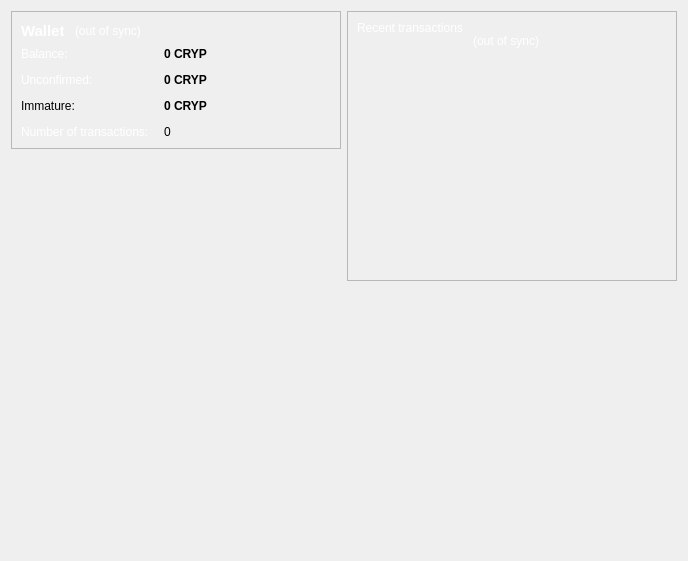
<?xml version="1.0" encoding="UTF-8"?>
<ui version="4.0">
 <class>OverviewPage</class>
 <widget class="QWidget" name="OverviewPage">
  <property name="geometry">
   <rect>
    <x>0</x>
    <y>0</y>
    <width>688</width>
    <height>561</height>
   </rect>
  </property>
  <property name="windowTitle">
   <string>Form</string>
  </property>
  <layout class="QHBoxLayout" name="horizontalLayout" stretch="1,1">
border: 1px solid #ffffff;
   <item>
    <layout class="QVBoxLayout" name="verticalLayout_2">
border: 1px solid #ffffff;
     <item>
      <widget class="QFrame" name="frame">
       <property name="frameShape">
        <enum>QFrame::StyledPanel</enum>
border: 1px solid #ffffff;
       </property>
       <property name="frameShadow">
        <enum>QFrame::Raised</enum>
       </property>
       <layout class="QVBoxLayout" name="verticalLayout_4">
        <item>
         <layout class="QHBoxLayout" name="horizontalLayout_4">
          <item>
           <widget class="QLabel" name="label_5">
            <property name="font">
             <font>
              <pointsize>11</pointsize>
              <weight>75</weight>
              <bold>true</bold>
             </font>
            </property>
            <property name="text">
             <string>&lt;html&gt;&lt;head/&gt;&lt;body&gt;&lt;p&gt;&lt;span style=&quot; color:#ffffff;&quot;&gt;Wallet &lt;/span&gt;&lt;/p&gt;&lt;/body&gt;&lt;/html&gt;</string>
            </property>
           </widget>
          </item>
          <item>
           <widget class="QLabel" name="labelWalletStatus">
            <property name="toolTip">
             <string>The displayed information may be out of date. Your wallet automatically synchronizes with the CrypticCoin network after a connection is established, but this process has not completed yet.</string>
            </property>
            <property name="styleSheet">
             <string notr="true">QLabel { color: white; }</string>
            </property>
            <property name="text">
             <string notr="true">(out of sync)</string>
            </property>
            <property name="alignment">
             <set>Qt::AlignLeading|Qt::AlignLeft|Qt::AlignVCenter</set>
            </property>
           </widget>
          </item>
          <item>
           <spacer name="horizontalSpacer_2">
            <property name="orientation">
             <enum>Qt::Horizontal</enum>
            </property>
            <property name="sizeHint" stdset="0">
             <size>
              <width>40</width>
              <height>20</height>
             </size>
            </property>
           </spacer>
          </item>
         </layout>
        </item>
        <item>
         <layout class="QFormLayout" name="formLayout_2">
          <property name="fieldGrowthPolicy">
           <enum>QFormLayout::AllNonFixedFieldsGrow</enum>
          </property>
          <property name="horizontalSpacing">
           <number>12</number>
          </property>
          <property name="verticalSpacing">
           <number>12</number>
          </property>
          <item row="0" column="0">
           <widget class="QLabel" name="label">
            <property name="text">
             <string>&lt;html&gt;&lt;head/&gt;&lt;body&gt;&lt;p&gt;&lt;span style=&quot; color:#ffffff;&quot;&gt;Balance: &lt;/span&gt;&lt;/p&gt;&lt;/body&gt;&lt;/html&gt;</string>
            </property>
           </widget>
          </item>
          <item row="0" column="1">
           <widget class="QLabel" name="labelBalance">
            <property name="font">
             <font>
              <weight>75</weight>
              <bold>true</bold>
             </font>
            </property>
            <property name="cursor">
             <cursorShape>IBeamCursor</cursorShape>
            </property>
            <property name="toolTip">
             <string>Your current balance</string>
            </property>
            <property name="text">
             <string notr="true">0 CRYP</string>
            </property>
            <property name="textInteractionFlags">
             <set>Qt::LinksAccessibleByMouse|Qt::TextSelectableByKeyboard|Qt::TextSelectableByMouse</set>
            </property>
           </widget>
          </item>
          <item row="1" column="0">
           <widget class="QLabel" name="label_3">
            <property name="text">
             <string>&lt;html&gt;&lt;head/&gt;&lt;body&gt;&lt;p&gt;&lt;span style=&quot; color:#ffffff;&quot;&gt;Unconfirmed: &lt;/span&gt;&lt;/p&gt;&lt;/body&gt;&lt;/html&gt;</string>
            </property>
           </widget>
          </item>
          <item row="1" column="1">
           <widget class="QLabel" name="labelUnconfirmed">
            <property name="font">
             <font>
              <weight>75</weight>
              <bold>true</bold>
             </font>
            </property>
            <property name="cursor">
             <cursorShape>IBeamCursor</cursorShape>
            </property>
            <property name="toolTip">
             <string>Total of transactions that have yet to be confirmed, and do not yet count toward the current balance</string>
            </property>
            <property name="text">
             <string notr="true">0 CRYP</string>
            </property>
            <property name="textInteractionFlags">
             <set>Qt::LinksAccessibleByMouse|Qt::TextSelectableByKeyboard|Qt::TextSelectableByMouse</set>
            </property>
           </widget>
          </item>
          <item row="2" column="0">
           <widget class="QLabel" name="labelImmatureText">
            <property name="text">
             <string>Immature:</string>
            </property>
           </widget>
          </item>
          <item row="2" column="1">
           <widget class="QLabel" name="labelImmature">
            <property name="font">
             <font>
              <weight>75</weight>
              <bold>true</bold>
             </font>
            </property>
            <property name="toolTip">
             <string>Mined balance that has not yet matured</string>
            </property>
            <property name="text">
             <string notr="true">0 CRYP</string>
            </property>
            <property name="textInteractionFlags">
             <set>Qt::LinksAccessibleByMouse|Qt::TextSelectableByKeyboard|Qt::TextSelectableByMouse</set>
            </property>
           </widget>
          </item>
          <item row="3" column="0">
           <widget class="QLabel" name="label_2">
            <property name="text">
             <string>&lt;html&gt;&lt;head/&gt;&lt;body&gt;&lt;p&gt;&lt;span style=&quot; color:#ffffff;&quot;&gt;Number of transactions: &lt;/span&gt;&lt;/p&gt;&lt;/body&gt;&lt;/html&gt;</string>
            </property>
           </widget>
          </item>
          <item row="3" column="1">
           <widget class="QLabel" name="labelNumTransactions">
            <property name="toolTip">
             <string>Total number of transactions in wallet</string>
            </property>
            <property name="text">
             <string notr="true">0</string>
            </property>
           </widget>
          </item>
         </layout>
        </item>
       </layout>
      </widget>
     </item>
     <item>
      <spacer name="verticalSpacer">
       <property name="orientation">
        <enum>Qt::Vertical</enum>
       </property>
       <property name="sizeHint" stdset="0">
        <size>
         <width>20</width>
         <height>40</height>
        </size>
       </property>
      </spacer>
     </item>
     <item>
      <widget class="QLabel" name="label_wallet_bgcoin">
       <property name="text">
        <string/>
       </property>
       <property name="pixmap">
        <pixmap resource="../bitcoin.qrc">:/images/wallet_bgcoin</pixmap>
       </property>
       <property name="scaledContents">
        <bool>false</bool>
       </property>
       <property name="alignment">
        <set>Qt::AlignCenter</set>
       </property>
       <property name="margin">
        <number>-2</number>
       </property>
      </widget>
     </item>
    </layout>
   </item>
   <item>
    <layout class="QVBoxLayout" name="verticalLayout_3">
     <item>
      <widget class="QFrame" name="frame_2">
       <property name="frameShape">
        <enum>QFrame::StyledPanel</enum>
       </property>
       <property name="frameShadow">
        <enum>QFrame::Raised</enum>
       </property>
       <layout class="QVBoxLayout" name="verticalLayout">
        <item>
         <layout class="QHBoxLayout" name="horizontalLayout_2">
          <item>
           <widget class="QLabel" name="label_4">
            <property name="text">
             <string>&lt;html&gt;&lt;head/&gt;&lt;body&gt;&lt;p&gt;&lt;span style=&quot; color:#ffffff;&quot;&gt;Recent transactions &lt;html&gt;&lt;head/&gt;&lt;body&gt;&lt;p&gt;&lt;span style=&quot; color:#ffffff;&quot;&gt;</string>
            </property>
           </widget>
          </item>
          <item>
           <widget class="QLabel" name="labelTransactionsStatus">
            <property name="toolTip">
             <string>The displayed information may be out of date. Your wallet automatically synchronizes with the CrypticCoin network after a connection is established, but this process has not completed yet.</string>
            </property>
            <property name="styleSheet">
             <string notr="true">QLabel { color: white; }</string>
            </property>
            <property name="text">
             <string notr="true">(out of sync)</string>
            </property>
            <property name="alignment">
             <set>Qt::AlignRight|Qt::AlignTrailing|Qt::AlignVCenter</set>
            </property>
           </widget>
          </item>
          <item>
           <spacer name="horizontalSpacer">
            <property name="orientation">
             <enum>Qt::Horizontal</enum>
            </property>
            <property name="sizeHint" stdset="0">
             <size>
              <width>40</width>
              <height>20</height>
             </size>
            </property>
           </spacer>
          </item>
         </layout>
        </item>
        <item>
         <widget class="QListView" name="listTransactions">
          <property name="styleSheet">
           <string notr="true">QListView { background: transparent; }</string>
          </property>
          <property name="frameShape">
           <enum>QFrame::NoFrame</enum>
          </property>
          <property name="verticalScrollBarPolicy">
           <enum>Qt::ScrollBarAlwaysOff</enum>
          </property>
          <property name="horizontalScrollBarPolicy">
           <enum>Qt::ScrollBarAlwaysOff</enum>
          </property>
          <property name="selectionMode">
           <enum>QAbstractItemView::NoSelection</enum>
          </property>
         </widget>
        </item>
       </layout>
      </widget>
     </item>
     <item>
      <spacer name="verticalSpacer_2">
       <property name="orientation">
        <enum>Qt::Vertical</enum>
       </property>
       <property name="sizeHint" stdset="0">
        <size>
         <width>20</width>
         <height>40</height>
        </size>
       </property>
      </spacer>
     </item>
    </layout>
   </item>
  </layout>
 </widget>
 <resources>
  <include location="../bitcoin.qrc"/>
 </resources>
 <connections/>
</ui>
